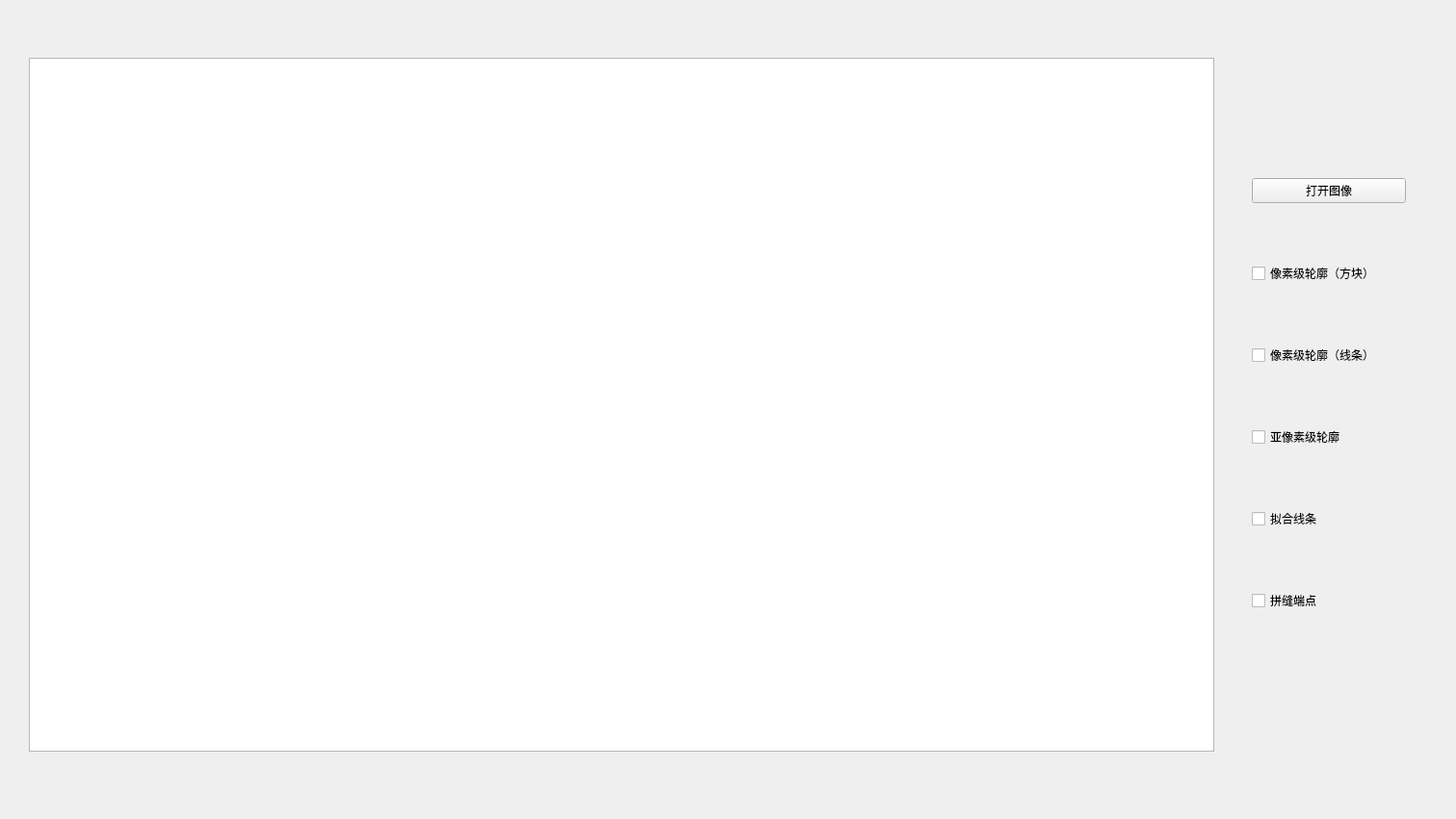
<?xml version="1.0" encoding="UTF-8"?>
<ui version="4.0">
 <class>JointView</class>
 <widget class="QWidget" name="JointView">
  <property name="geometry">
   <rect>
    <x>0</x>
    <y>0</y>
    <width>1512</width>
    <height>851</height>
   </rect>
  </property>
  <property name="windowTitle">
   <string>Form</string>
  </property>
  <widget class="FrmVisionDisplay" name="gv_image">
   <property name="geometry">
    <rect>
     <x>30</x>
     <y>60</y>
     <width>1231</width>
     <height>721</height>
    </rect>
   </property>
  </widget>
  <widget class="QWidget" name="layoutWidget">
   <property name="geometry">
    <rect>
     <x>1300</x>
     <y>130</y>
     <width>160</width>
     <height>561</height>
    </rect>
   </property>
   <layout class="QVBoxLayout" name="verticalLayout">
    <item>
     <widget class="QPushButton" name="pb_open">
      <property name="text">
       <string>打开图像</string>
      </property>
     </widget>
    </item>
    <item>
     <widget class="QCheckBox" name="ckb_pixelContoursSquare">
      <property name="text">
       <string>像素级轮廓（方块）</string>
      </property>
     </widget>
    </item>
    <item>
     <widget class="QCheckBox" name="ckb_pixelContoursLine">
      <property name="text">
       <string>像素级轮廓（线条）</string>
      </property>
     </widget>
    </item>
    <item>
     <widget class="QCheckBox" name="ckb_subpixelContours">
      <property name="text">
       <string>亚像素级轮廓</string>
      </property>
     </widget>
    </item>
    <item>
     <widget class="QCheckBox" name="ckb_fitlines">
      <property name="text">
       <string>拟合线条</string>
      </property>
     </widget>
    </item>
    <item>
     <widget class="QCheckBox" name="ckb_endPoints">
      <property name="text">
       <string>拼缝端点</string>
      </property>
     </widget>
    </item>
   </layout>
  </widget>
 </widget>
 <customwidgets>
  <customwidget>
   <class>FrmVisionDisplay</class>
   <extends>QGraphicsView</extends>
   <header location="global">src/ui/utils/imageWidget/frm_vision_display.h</header>
  </customwidget>
 </customwidgets>
 <resources/>
 <connections/>
</ui>
